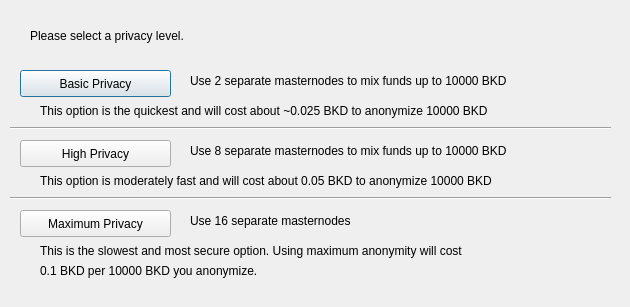
<?xml version="1.0" encoding="UTF-8"?>
<ui version="4.0">
 <class>ObfuscationConfig</class>
 <widget class="QDialog" name="ObfuscationConfig">
  <property name="geometry">
   <rect>
    <x>0</x>
    <y>0</y>
    <width>630</width>
    <height>307</height>
   </rect>
  </property>
  <property name="windowTitle">
   <string>Configure Obfuscation</string>
  </property>
  <widget class="QPushButton" name="buttonBasic">
   <property name="geometry">
    <rect>
     <x>20</x>
     <y>70</y>
     <width>151</width>
     <height>27</height>
    </rect>
   </property>
   <property name="text">
    <string>Basic Privacy</string>
   </property>
  </widget>
  <widget class="QPushButton" name="buttonHigh">
   <property name="geometry">
    <rect>
     <x>20</x>
     <y>140</y>
     <width>151</width>
     <height>27</height>
    </rect>
   </property>
   <property name="text">
    <string>High Privacy</string>
   </property>
  </widget>
  <widget class="QPushButton" name="buttonMax">
   <property name="geometry">
    <rect>
     <x>20</x>
     <y>210</y>
     <width>151</width>
     <height>27</height>
    </rect>
   </property>
   <property name="text">
    <string>Maximum Privacy</string>
   </property>
  </widget>
  <widget class="QLabel" name="label">
   <property name="geometry">
    <rect>
     <x>30</x>
     <y>20</y>
     <width>571</width>
     <height>31</height>
    </rect>
   </property>
   <property name="text">
    <string>Please select a privacy level.</string>
   </property>
  </widget>
  <widget class="QLabel" name="label_2">
   <property name="geometry">
    <rect>
     <x>190</x>
     <y>70</y>
     <width>421</width>
     <height>21</height>
    </rect>
   </property>
   <property name="text">
    <string>Use 2 separate masternodes to mix funds up to 10000 BKD</string>
   </property>
  </widget>
  <widget class="QLabel" name="label_3">
   <property name="geometry">
    <rect>
     <x>190</x>
     <y>140</y>
     <width>411</width>
     <height>21</height>
    </rect>
   </property>
   <property name="text">
    <string>Use 8 separate masternodes to mix funds up to 10000 BKD</string>
   </property>
  </widget>
  <widget class="QLabel" name="label_4">
   <property name="geometry">
    <rect>
     <x>190</x>
     <y>210</y>
     <width>421</width>
     <height>21</height>
    </rect>
   </property>
   <property name="text">
    <string>Use 16 separate masternodes</string>
   </property>
  </widget>
  <widget class="QLabel" name="label_6">
   <property name="geometry">
    <rect>
     <x>40</x>
     <y>100</y>
     <width>561</width>
     <height>21</height>
    </rect>
   </property>
   <property name="text">
    <string>This option is the quickest and will cost about ~0.025 BKD to anonymize 10000 BKD</string>
   </property>
  </widget>
  <widget class="QLabel" name="label_7">
   <property name="geometry">
    <rect>
     <x>40</x>
     <y>170</y>
     <width>561</width>
     <height>21</height>
    </rect>
   </property>
   <property name="text">
    <string>This option is moderately fast and will cost about 0.05 BKD to anonymize 10000 BKD</string>
   </property>
  </widget>
  <widget class="QLabel" name="label_8">
   <property name="geometry">
    <rect>
     <x>40</x>
     <y>240</y>
     <width>561</width>
     <height>21</height>
    </rect>
   </property>
   <property name="text">
    <string>This is the slowest and most secure option. Using maximum anonymity will cost</string>
   </property>
  </widget>
  <widget class="QLabel" name="label_9">
   <property name="geometry">
    <rect>
     <x>40</x>
     <y>260</y>
     <width>561</width>
     <height>21</height>
    </rect>
   </property>
   <property name="text">
    <string>0.1 BKD per 10000 BKD you anonymize.</string>
   </property>
  </widget>
  <widget class="Line" name="line">
   <property name="geometry">
    <rect>
     <x>10</x>
     <y>120</y>
     <width>601</width>
     <height>16</height>
    </rect>
   </property>
   <property name="orientation">
    <enum>Qt::Horizontal</enum>
   </property>
  </widget>
  <widget class="Line" name="line_2">
   <property name="geometry">
    <rect>
     <x>10</x>
     <y>190</y>
     <width>601</width>
     <height>16</height>
    </rect>
   </property>
   <property name="orientation">
    <enum>Qt::Horizontal</enum>
   </property>
  </widget>
 </widget>
 <resources/>
 <connections/>
</ui>
